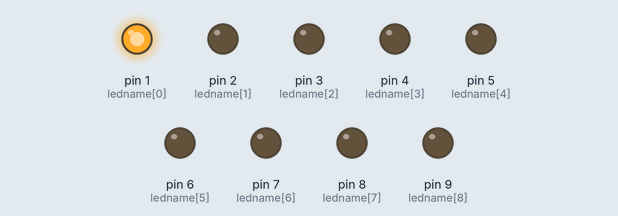
Recording of a program running on a simulated MicroPython board. On the bench: output pins drawn as LEDs (lit = HIGH).

Above: at 0.02 s.
At 0.37 s:
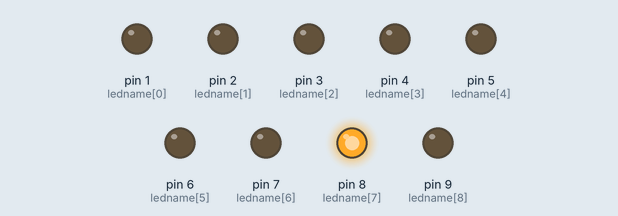
At 0.72 s:
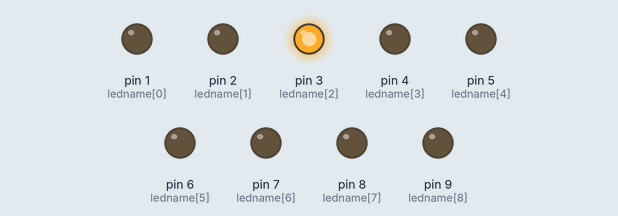
At 1.47 s:
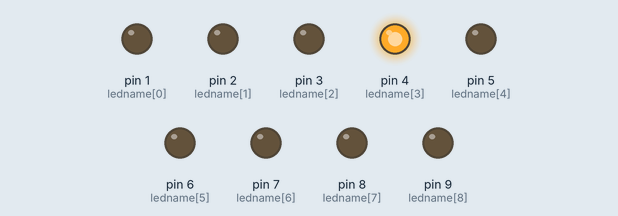
At 2.17 s:
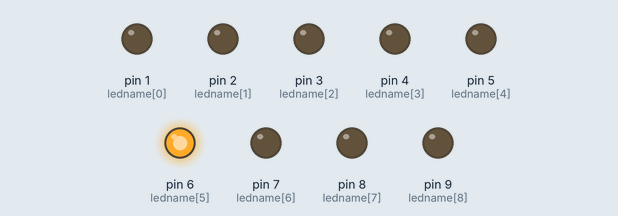
At 2.92 s:
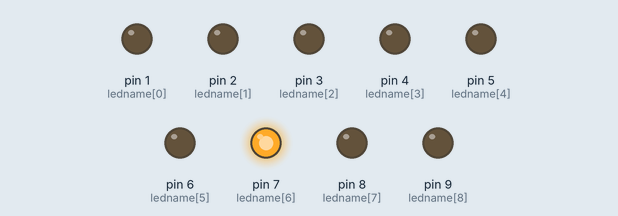
Timing chart, 0 to 3.2 s (numbered marks = the images above):
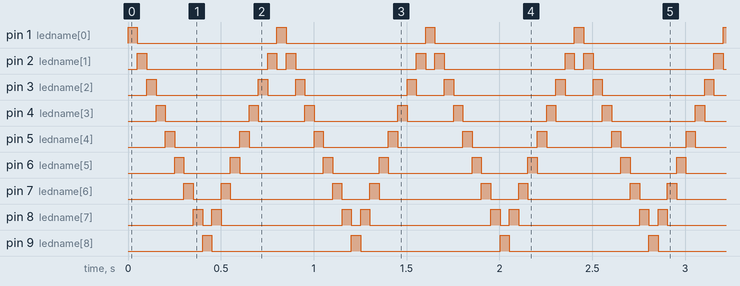

Measured:
- by itself, pin 1 (ledname[0]), pin 9 (ledname[8]): alternates HIGH for 0.05 s and LOW for 0.75 s
- by itself, pin 2 (ledname[1]): repeats every 0.80 s: LOW 0.65 s, HIGH 0.05 s, LOW 0.05 s, HIGH 0.05 s
- by itself, pin 3 (ledname[2]): repeats every 0.80 s: LOW 0.55 s, HIGH 0.05 s, LOW 0.15 s, HIGH 0.05 s
- by itself, pin 4 (ledname[3]): repeats every 0.80 s: LOW 0.45 s, HIGH 0.05 s, LOW 0.25 s, HIGH 0.05 s
- by itself, pin 5 (ledname[4]): alternates HIGH for 0.05 s and LOW for 0.35 s
- by itself, pin 6 (ledname[5]): repeats every 0.80 s: LOW 0.25 s, HIGH 0.05 s, LOW 0.45 s, HIGH 0.05 s
- by itself, pin 7 (ledname[6]): repeats every 0.80 s: LOW 0.15 s, HIGH 0.05 s, LOW 0.55 s, HIGH 0.05 s
- by itself, pin 8 (ledname[7]): repeats every 0.80 s: LOW 0.05 s, HIGH 0.05 s, LOW 0.65 s, HIGH 0.05 s

The program:

serial.py
```python
from machine import Pin
import utime

ledlist = []
for x in range (1, 10, 1):
    ledname = 'LED' + str(x)
    ledname = Pin(x, Pin.OUT)
    ledlist.append(ledname)

button = Pin(20, Pin.IN, Pin.PULL_DOWN)

def clean ():
    for led in ledlist:
        led.low()

def test_all ():
    for led in ledlist:
        led.high()
        utime.sleep(.05)
        led.low()

i = 0
s = 1
speed = .05
while True:
    if i == 0:
        s = 1
    elif i == 8:
        s = -1
    ledlist[i].high()
    utime.sleep(speed)
    ledlist[i].low()
    i += s


test_all()
clea()
```
